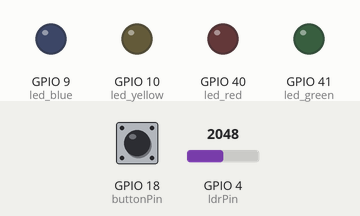
Bench run of a sketch on a simulated ESP32-S3. Shown: output pins drawn as LEDs (lit = HIGH). The inputs (shaded band) are chosen by the test bench; at power-on: GPIO 4 (ldrPin) = 2048, GPIO 18 (buttonPin) LOW. WiFi joins after 1.5 s; servers stay silent unless stated; what the sketch prints to the serial monitor is not drawn.

Above: at 2.9 s.
3.0 s: GPIO 4 (ldrPin) set to 651
At 5.8 s:
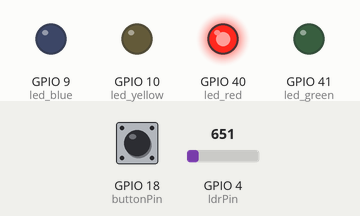
6.0 s: GPIO 4 (ldrPin) set to 577
At 6.5 s:
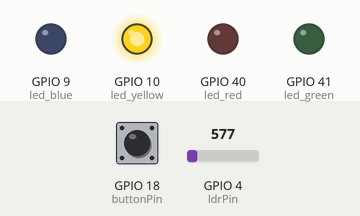
7.5 s: GPIO 4 (ldrPin) set to 640
At 8.8 s:
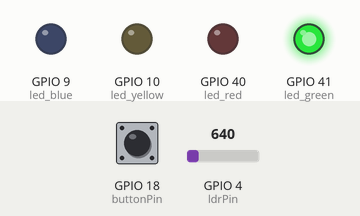
Timing chart, 0 to 14.0 s (numbered marks = the images above; inputs shaded):
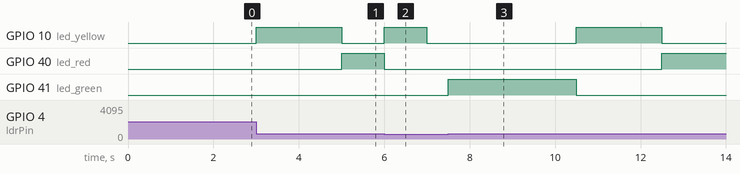

Measured:
- the behaviour switches between 601 and 600 on GPIO 4 (ldrPin) (found by bisection; images 1 and 2)
- after the input at 6.0 s, GPIO 10 (led_yellow): LOW → HIGH at once, → LOW 1.0 s later; GPIO 40 (led_red): HIGH → LOW at once
- after the input at 7.5 s, GPIO 40 (led_red): LOW → HIGH after 5.0 s; GPIO 41 (led_green): LOW → HIGH at once, → LOW 3.0 s later

The sketch:

sketch.ino
```cpp
#include <WiFi.h>
#include <HTTPClient.h>

#define led_blue 9 // Pin used to control the blue led
#define led_green 41 // Pin used to control the green led
#define led_red 40 // Pin used to control the red led
#define led_yellow 10 // Pin used to control the yellow led (changed from 9 to 10)

const int buttonPin = 18;  // the number of the pushbutton pin
int buttonState = 0;  // variable for reading the pushbutton status
int lastButtonState = LOW;
unsigned long lastDebounceTime = 0;
const unsigned long debounceDelay = 50;

const int ldrPin = 4;  // the number of the LDR pin
int threshold = 600;

unsigned long previousMillis = 0;
const long interval = 1000;
bool ledState = LOW;

enum Mode { NIGHT, DAY };
Mode currentMode = DAY;

enum LightState { GREEN, YELLOW, RED };
LightState currentLightState = GREEN;

unsigned long lightChangeMillis = 0;
unsigned long buttonPressMillis = 0;
bool buttonPressed = false;
int buttonPressCount = 0;

void setup() {
  // Inicial configuration of the pins to control the leds as OUTPUTs of the ESP32
  pinMode(led_blue, OUTPUT);
  pinMode(led_green, OUTPUT);
  pinMode(led_red, OUTPUT);
  pinMode(led_yellow, OUTPUT); // Initialize the yellow LED pin as an output

  // Inicialization of the inputs
  pinMode(buttonPin, INPUT); // Initialize the pushbutton pin as an input
  pinMode(ldrPin, INPUT); // Initialize the LDR pin as an input

  // Set initial state of LEDs to LOW
  digitalWrite(led_blue, LOW);
  digitalWrite(led_green, LOW);
  digitalWrite(led_red, LOW);
  digitalWrite(led_yellow, LOW);

  Serial.begin(9600); // Configuration to debug with the serial interface between ESP and computer with a baud rate of 9600

  WiFi.begin("Wokwi-GUEST", ""); // Connection to the open wifi network with the SSID Wokwi-GUEST

  while (WiFi.status() != WL_CONNECTED) {
    delay(100);
    Serial.print(".");
  }
  Serial.println("Conectado ao WiFi com sucesso!"); // Considering that you exited the loop above, the ESP32 is now connected to WiFi

  // Check the button state
  buttonState = digitalRead(buttonPin);
  if (buttonState == HIGH) {
    Serial.println("Botão pressionado!");
  } else {
    Serial.println("Botão não pressionado!");
  }

  if (WiFi.status() == WL_CONNECTED) { // If the ESP32 is connected to the Internet
    HTTPClient http;

    String serverPath = "http://www.google.com.br/"; // Endpoint of the HTTP request

    http.begin(serverPath.c_str());

    int httpResponseCode = http.GET(); // Result of the HTTP request

    if (httpResponseCode > 0) {
      Serial.print("HTTP Response code: ");
      Serial.println(httpResponseCode);
      String payload = http.getString();
      Serial.println(payload);
    } else {
      Serial.print("Error code: ");
      Serial.println(httpResponseCode);
    }
    http.end();
  } else {
    Serial.println("WiFi Disconnected");
  }
}

void loop() {
  int ldrstatus = analogRead(ldrPin);
  unsigned long currentMillis = millis();

  if (ldrstatus <= threshold) {
    if (currentMode != NIGHT) {
      currentMode = NIGHT;
      Serial.println("its dark turn on led");
      digitalWrite(led_green, LOW);
      digitalWrite(led_red, LOW);
      digitalWrite(led_yellow, LOW);
    }

    if (currentMillis - previousMillis >= interval) {
      previousMillis = currentMillis;
      ledState = !ledState;
      digitalWrite(led_yellow, ledState);
    }
  } else {
    if (currentMode != DAY) {
      currentMode = DAY;
      Serial.println("It's bright, turn off light");
      digitalWrite(led_yellow, LOW);
      lightChangeMillis = currentMillis;
      currentLightState = GREEN;
      digitalWrite(led_green, HIGH);
    }

    if (currentMillis - lightChangeMillis >= 3000 && currentLightState == GREEN) {
      lightChangeMillis = currentMillis;
      currentLightState = YELLOW;
      digitalWrite(led_green, LOW);
      digitalWrite(led_yellow, HIGH);
    } else if (currentMillis - lightChangeMillis >= 2000 && currentLightState == YELLOW) {
      lightChangeMillis = currentMillis;
      currentLightState = RED;
      digitalWrite(led_yellow, LOW);
      digitalWrite(led_red, HIGH);
    } else if (currentMillis - lightChangeMillis >= 5000 && currentLightState == RED) {
      lightChangeMillis = currentMillis;
      currentLightState = GREEN;
      digitalWrite(led_red, LOW);
      digitalWrite(led_green, HIGH);
    }

    int reading = digitalRead(buttonPin);

    if (reading != lastButtonState) {
      lastDebounceTime = currentMillis;
    }

    if ((currentMillis - lastDebounceTime) > debounceDelay) {

      if (reading != buttonState) {
        buttonState = reading;

        if (buttonState == HIGH && currentLightState == RED) {
          buttonPressCount++;
          buttonPressMillis = currentMillis;
          Serial.print("Button pressed ");
          Serial.print(buttonPressCount);
          Serial.println(" times");

          if (buttonPressCount == 3) {
            buttonPressed = true;
            buttonPressCount = 0;
          }
        }
      }
    }

    if (buttonPressed && (currentMillis - buttonPressMillis >= 1000)) {
      buttonPressed = false;
      currentLightState = GREEN;
      lightChangeMillis = currentMillis;
      digitalWrite(led_red, LOW);
      digitalWrite(led_green, HIGH);

      // Send HTTP request
      if (WiFi.status() == WL_CONNECTED) {
        HTTPClient http;
        String serverPath = "http://www.google.com.br/"; // Endpoint of the HTTP request
        http.begin(serverPath.c_str());
        int httpResponseCode = http.GET(); // Result of the HTTP request
        if (httpResponseCode > 0) {
          Serial.print("HTTP Response code: ");
          Serial.println(httpResponseCode);
          String payload = http.getString();
          Serial.println(payload);
        } else {
          Serial.print("Error code: ");
          Serial.println(httpResponseCode);
        }
        http.end();
      } else {
        Serial.println("WiFi Disconnected");
      }
    }
    lastButtonState = reading;
  }
}
```
